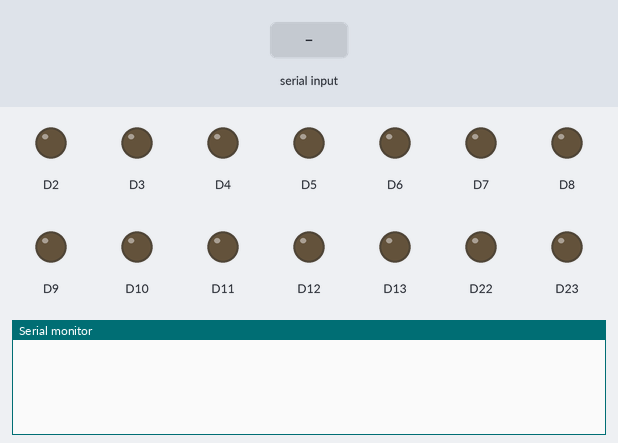
Simulated run of this sketch. Board: Arduino Due. Parts: output pins drawn as LEDs (lit = HIGH), the last lines printed to the serial monitor. The inputs (shaded band) are chosen by the test bench.

Above: at 1.2 s.
1.3 s: "IDN\n" received over Serial
At 1.9 s:
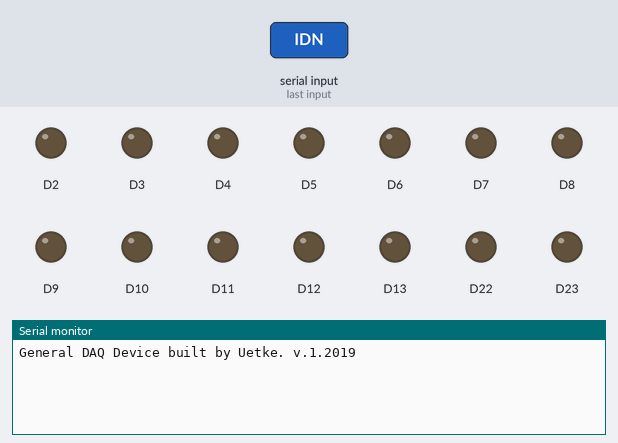
2.8 s: "OUT\n" received over Serial
At 3.4 s:
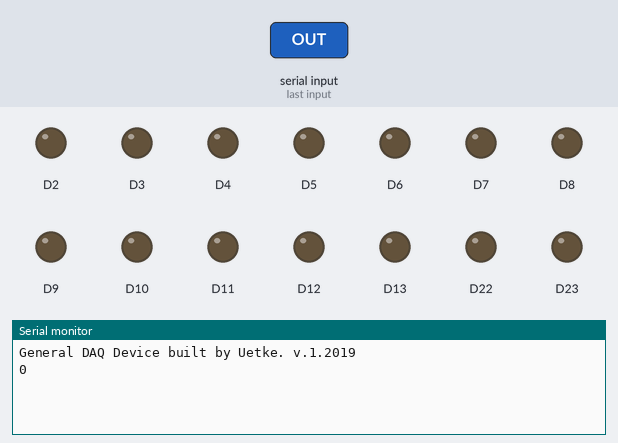
4.3 s: "DI\n" received over Serial
At 5.4 s:
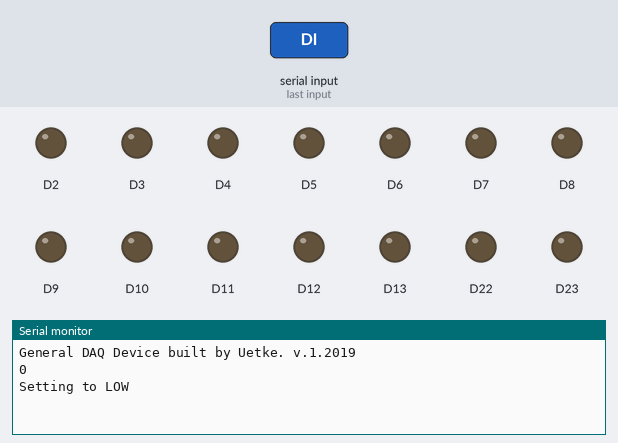

Measured:
- after the input at 1.3 s, the serial monitor: prints a new line at once (image 1)
- after the input at 2.8 s, the serial monitor: prints a new line at once (image 2)
- after the input at 4.3 s, the serial monitor: prints a new line at once (image 3)

The sketch:

arduino_firmware_due.ino
```cpp
String Comm;

int output = DAC0;
int input;
int val;
String inData;
String tempValue;
String channel;
int sensorPin = A0;    // select the input pin for the potentiometer
int sensorValue;
bool isData = false;
int i = 0;


void setup() {
  Serial.begin(9600);
  while (!Serial);
  analogWriteResolution(12);
  analogWrite(DAC0, 0);
  analogWrite(DAC1, 0);
  for (i = 2; i <= 13; i++) {
    pinMode(i, OUTPUT);
  }
  for (i = 22; i <= 53; i++) {
    pinMode(i, OUTPUT);
  }
  Serial.flush();
}

void loop() {
  while (Serial.available() > 0 ) {
    char value = Serial.read();
    Comm += value;
    if (value == '\n') {
      isData = true;
    }
  }
  if (isData) {
    isData = false;
    if (Comm.startsWith("IDN")) {
      Serial.print("General DAQ Device built by Uetke. v.1.2019");
      Serial.print("\n");
    }
    else if (Comm.startsWith("OUT")) {
      channel = Comm[6];
      if (channel.toInt() == 1) {
        output = DAC1;
      }
      else if (channel.toInt() == 0) {
        output = DAC0;
      }
      tempValue = "";
      for (i = 8; i < Comm.length(); i++) {
        tempValue += Comm[i];
      }
      val = tempValue.toInt();
      analogWrite(output, val);
      Serial.println(val);
    }
    else if (Comm.startsWith("IN")) {
      channel = Comm[5];
      input = channel.toInt();
      val = analogRead(input);
      Serial.print(val);
      Serial.print("\n");
    }
    else if (Comm.startsWith("DI")) {
      channel = Comm.substring(5, 7);
      input = channel.toInt();
      tempValue = Comm[8];
      val = tempValue.toInt();
      if (val == 0) {
        digitalWrite(input, LOW);
        Serial.println("Setting to LOW");
      }
      else if (val == 1) {
        digitalWrite(input, HIGH);
        Serial.println("Setting to HIGH");
      }
    }
    else {
      Serial.print("Command not known\n");
    }
    Comm = "";
  }
  delay(20);
}
```
